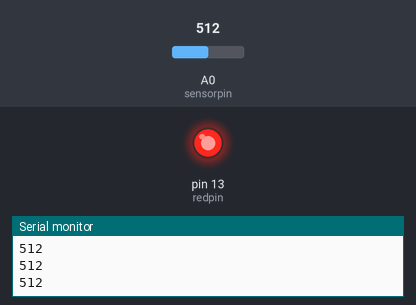
The sketch below on a simulated Arduino Uno, built with avr-gcc and run on an emulated ATmega328P. On the bench: output pins drawn as LEDs (lit = HIGH), the last lines printed to the serial monitor. The inputs (shaded band) are chosen by the test bench; at power-on: A0 (sensorpin) = 512.

Above: at 1.2 s.
1.3 s: A0 (sensorpin) set to 315
2.8 s: A0 (sensorpin) set to 291
At 3.5 s:
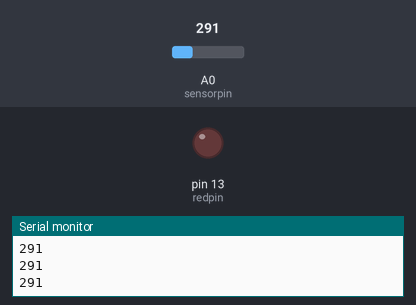
4.4 s: A0 (sensorpin) set to 306
At 4.9 s:
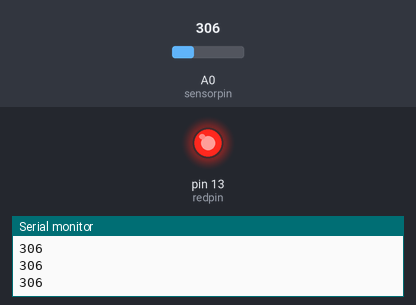
6.0 s: A0 (sensorpin) set to 290
At 7.5 s:
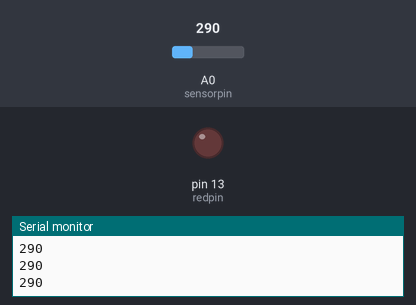
Timing chart, 0 to 8.6 s (numbered marks = the images above; inputs shaded):
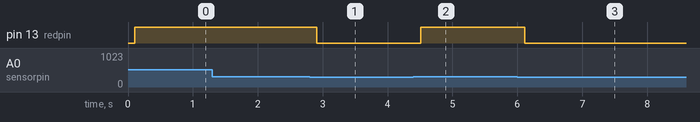

The sketch:

code_flie.ino
```cpp
int sensorpin=A0;
int redpin=13;
int sensorvalue=0;
void setup()
{

  Serial.begin(9600);
  pinMode(redpin,OUTPUT);
}
void loop()
{

  sensorvalue=analogRead(sensorpin);
  Serial.println(sensorvalue);

  delay(100);

  if(sensorvalue>300)
    digitalWrite(redpin,HIGH);

  else
     digitalWrite(redpin,LOW);

}
```

Measured:
- the behaviour switches between 301 and 300 on A0 (sensorpin) (found by bisection; images 0 and 1)
- after the input at 2.8 s, pin 13 (redpin): HIGH → LOW after 0.11 s
- after the input at 4.4 s, pin 13 (redpin): LOW → HIGH after 0.11 s
- after the input at 6.0 s, pin 13 (redpin): HIGH → LOW after 0.12 s
